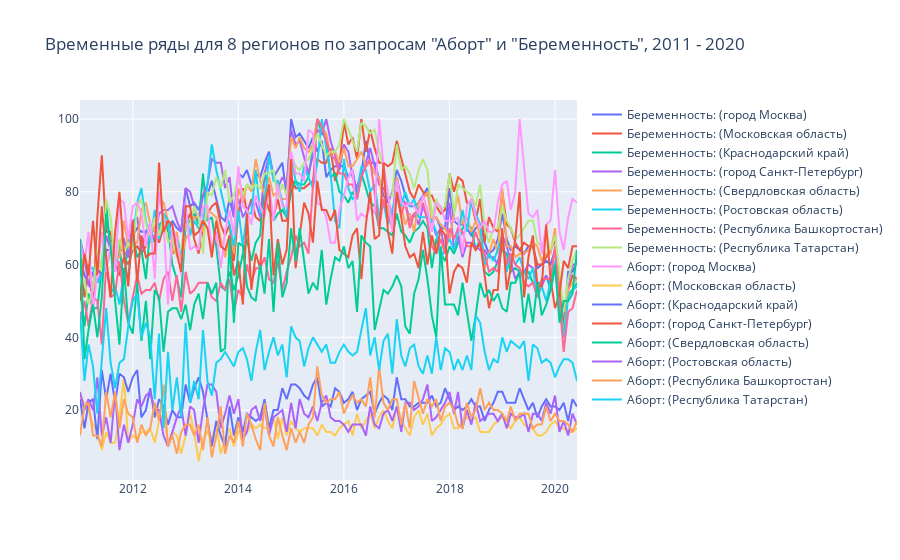

Notebook source saved alongside this figure:
### Markdown cell above
### Примечание: так как до 2011 года выгрузка содержит недостоверные сведения (выбросы) по причине малого количества пользователей (заметны быстро нарастающие и спадающие пики внимания к теме), то датасет нужно урезать и рассматривать временной ряд с 2011 года

### Code cell
# Урезанный датасет с 2011 по 2020
dataset_2010_2020 = dataset[24:] # смещение на год соотвтествует 12 единицам
# Визуализация урезанного датасета
plotly_df(dataset_2010_2020, title = "Временные ряды для 8 регионов по запросам \"Аборт\" и \"Беременность\", 2011 - 2020")
